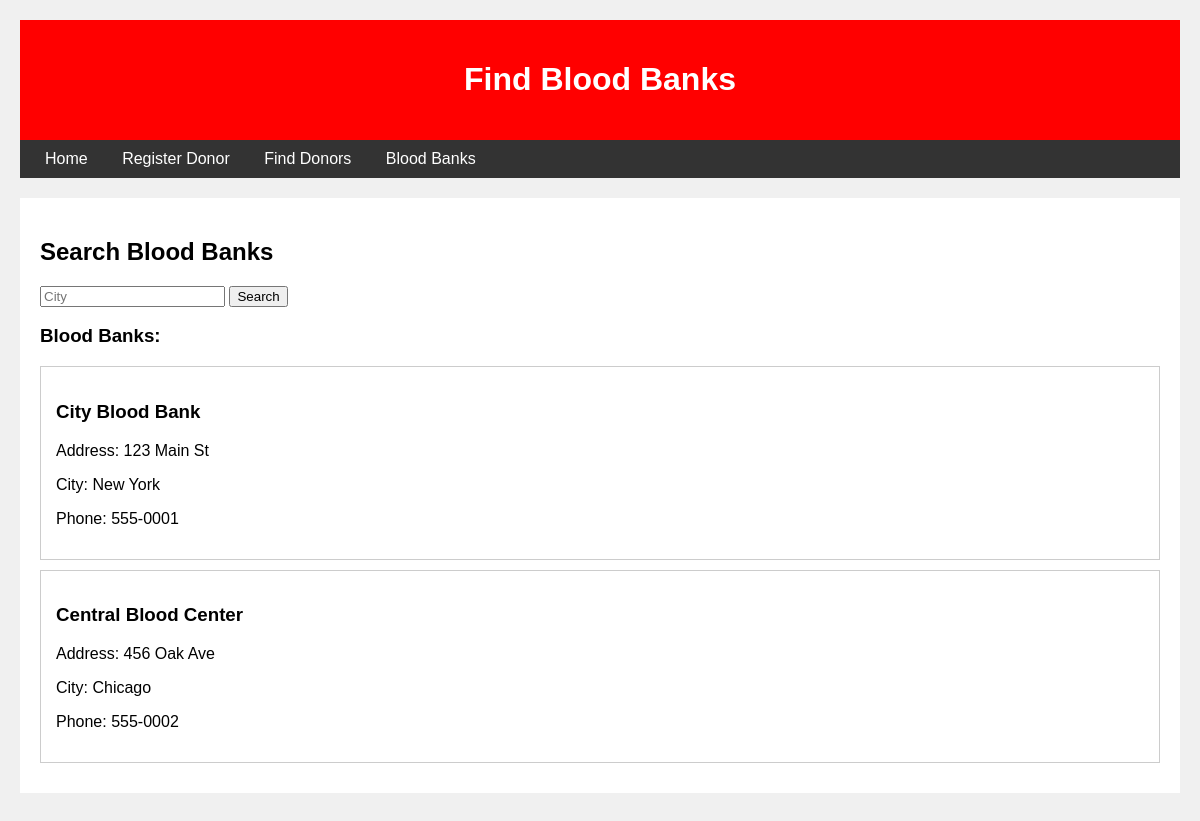
Before: /bloodbanks with the older database file.
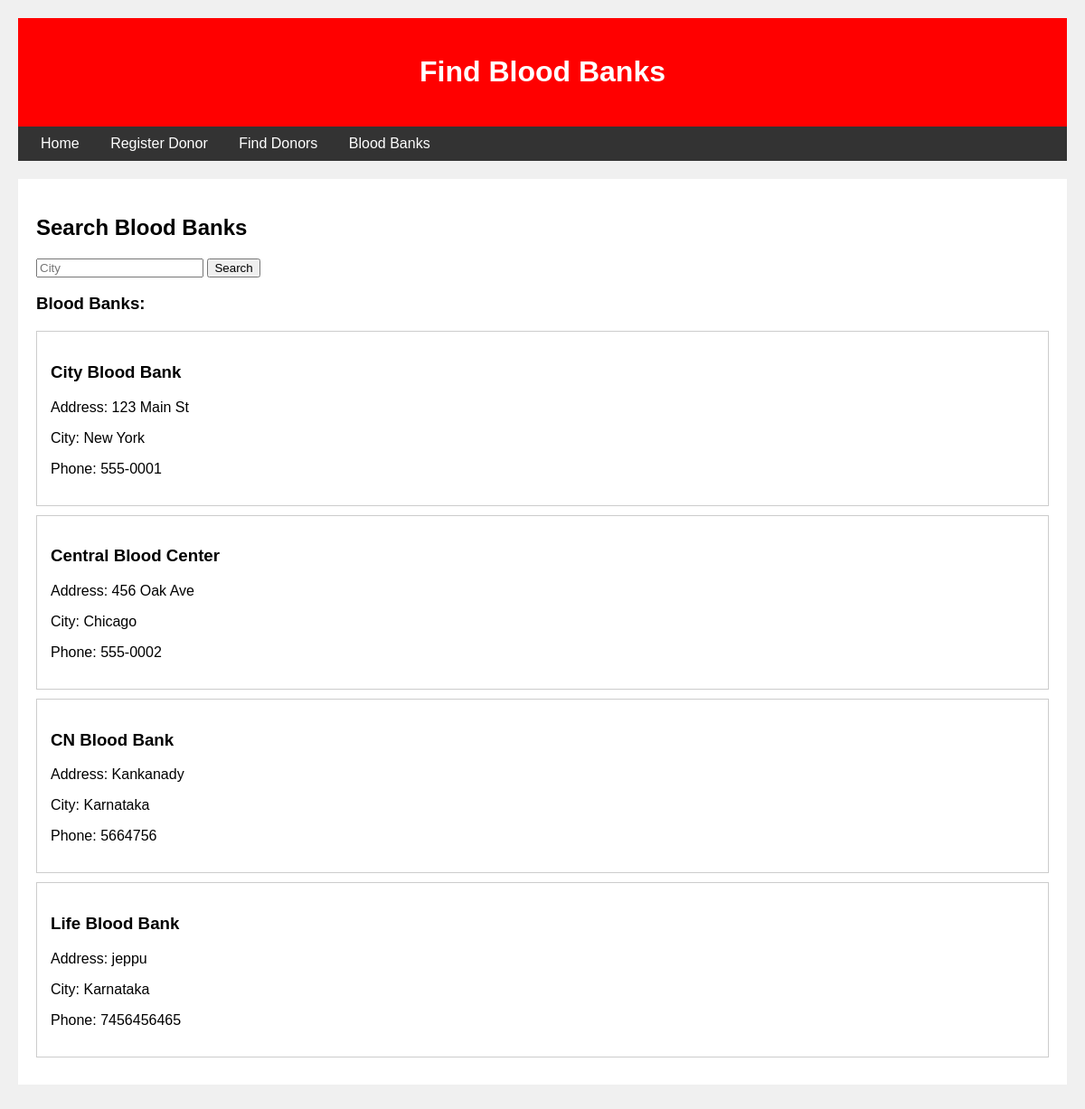
After: the same page with the newer database file.
### tables this page shows
CREATE TABLE blood_banks (
        id INTEGER PRIMARY KEY AUTOINCREMENT,
        name TEXT,
        address TEXT,
        city TEXT,
        phone TEXT
    );

### app.py (the view)
@app.route('/bloodbanks')
def bloodbanks():
    city = request.args.get('city', '')
    conn = sqlite3.connect('blood.db')
    cursor = conn.cursor()
    if city:
        banks = cursor.execute('SELECT * FROM blood_banks WHERE city LIKE ?', (f'%{city}%',)).fetchall()
    else:
        banks = cursor.execute('SELECT * FROM blood_banks').fetchall()
    conn.close()
    return render_template('bloodbanks.html', banks=banks, city=city)

### templates/bloodbanks.html (shortened to what this page needs)
<!DOCTYPE html>
<html>
<head>
</head>
<body>
    <div class="header">
        <h1>Find Blood Banks</h1>
    </div>
    <div class="menu">
        <a href="/">Home</a>
        <a href="/register">Register Donor</a>
        <a href="/donors">Find Donors</a>
        <a href="/bloodbanks">Blood Banks</a>
    </div>
    <div class="content">
        <h2>Search Blood Banks</h2>
        <form method="get">
            <input type="text" name="city" placeholder="City" value="{{ city }}">
            <button type="submit">Search</button>
        </form>
        <h3>Blood Banks:</h3>
        {% if banks %}
            {% for bank in banks %}
            <div class="bank">
                <h3>{{ bank[1] }}</h3>
                <p>Address: {{ bank[2] }}</p>
                <p>City: {{ bank[3] }}</p>
                <p>Phone: {{ bank[4] }}</p>
            </div>
            {% endfor %}
        {% else %}
            <p>No blood banks found.</p>
        {% endif %}
    </div>
</body>
</html>

Changed rows visible on the page:
added blood_banks: name "CN Blood Bank", address "Kankanady", city "Karnataka", phone "5664756"
added blood_banks: name "Life Blood Bank", address "jeppu", city "Karnataka", phone "7456456465"
